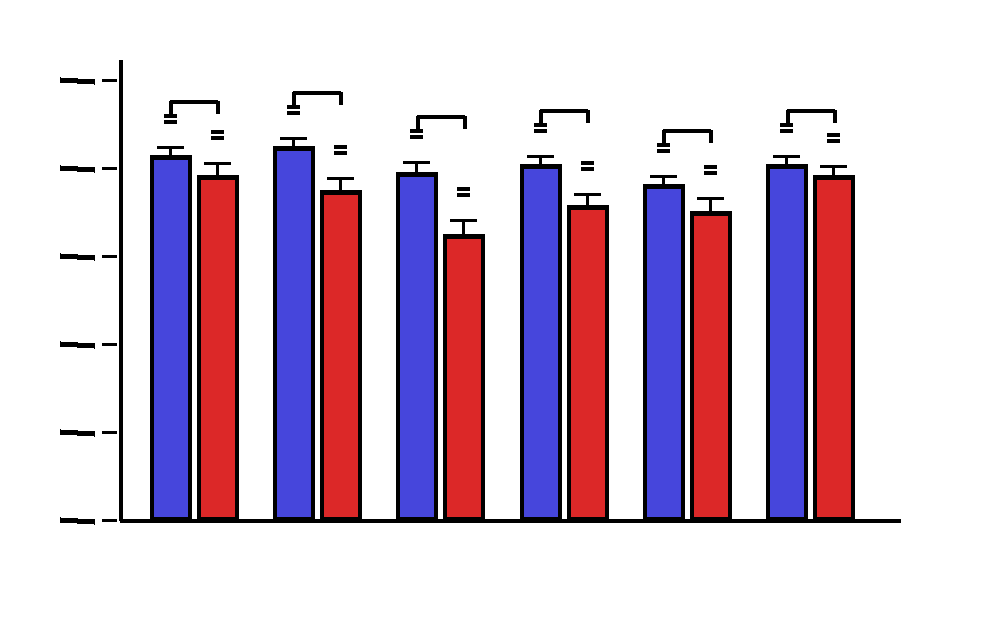
#> input picture bar_fixture.png, 1000 x 620 px
$ python test_bar_reader.py
#> lines starting #> are read from the running program, lines starting #| are printed output that depends on the picture
#> (reads bar_fixture_truth.json from the repository)
#> in read_fixture, im is the input picture: PIL image 1000x620 RGB; mean R, G, B 211.4, 192.8, 210
### bar_reader.py
"""Read grouped bar panels off a figure raster.

Companion to figure-digitization-triage: this fills the template, the kernel
validates it. Two geometric facts drive the design, both found on real figures:

1. A vector bar's data coordinate is the CENTRE of its stroke. The colour fill
   stops inside the outline, so reading the fill edge biases every mean in the
   same direction by half the stroke width. Emitted as
   Bar_Top_Definition=OUTLINE_CENTER.
2. Significance glyphs (@ * #) and comparison brackets sit directly above the
   bars, exactly where an error-bar cap is, and they are the same colour. A cap
   is only accepted when a vertical stem physically connects it to the bar top.
   Emitted as Errorbar_Stem_Confirmed.
3. A bar's value sits at the end AWAY FROM THE BASELINE. On a change-from-zero
   plot the bars hang downward, and the same panel can carry both directions, so
   direction is decided per bar against the calibrated zero row - never per
   figure, and never by assuming bars grow upward.
"""
import numpy as np


# [92 lines left out: functions runs, axis_column, x_category_columns, not called in this run]


#: The three masks this reader was born with, and the only values `Mask_Key`
#: may take. Lower case, because that is the key `colour_masks` returns - a
#: manifest saying `Mask_Key=BLUE` used to validate and then raise `KeyError`
#: inside the reader, which aborts the whole batch as an INTERNAL_ERROR.
#: `batch_manifests.BAR_COLOR_MASK_KEYS` must equal this; the suite asserts it.
BUILTIN_MASK_KEYS = ("blue", "red", "dark")


def colour_masks(rgb, declared=None, threshold=110):
    """Boolean masks from an RGB uint8 array.

    `blue`, `red` and `dark` are the three this reader was born with, tuned on
    one publication. They are kept because `dark` is what finds outlines and
    error bars, and because two worked examples name them - but they are not a
    colour model. A figure drawn in green and purple, or in two pastels, had no
    way through: `Colour_Hex` was required on the series manifest, validated,
    and then ignored, while `colour_tolerance` was offered as a BAR_COLOR
    option whose reader keyword is None.

    `declared` is {name: (hex, tolerance)} and produces one mask per series from
    what the manifest actually says, which is the version that generalises.
    """
#> called with threshold = 110
    a = np.asarray(rgb).astype(int)
    R, G, B = a[:, :, 0], a[:, :, 1], a[:, :, 2]
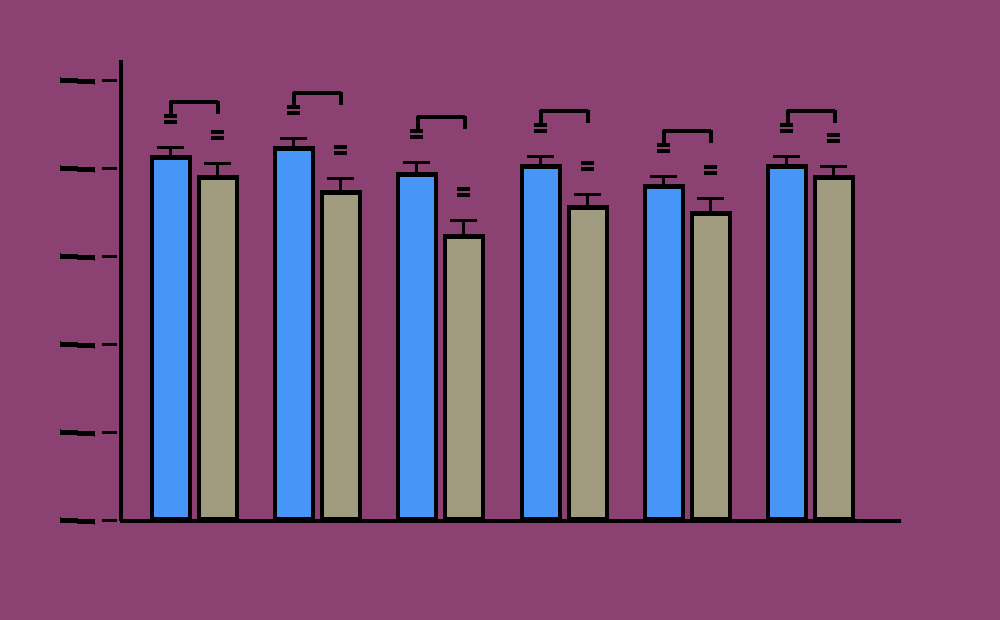
#> R: shape (620, 1000) int64; 4 distinct labels, from 0 to 255; one colour per label, 0 black
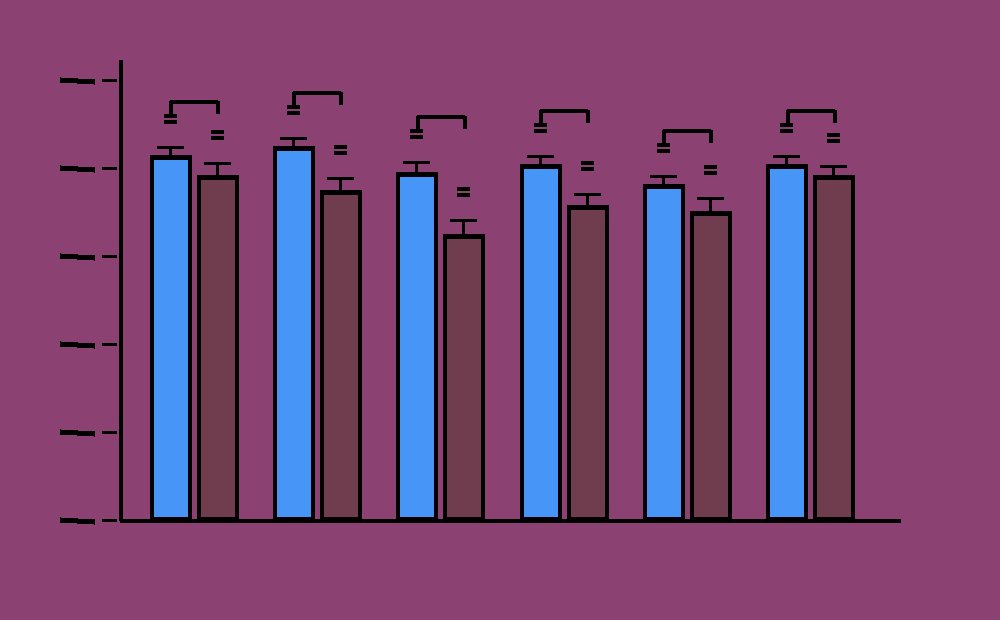
#> G: shape (620, 1000) int64; 4 distinct labels, from 0 to 255; one colour per label, 0 black
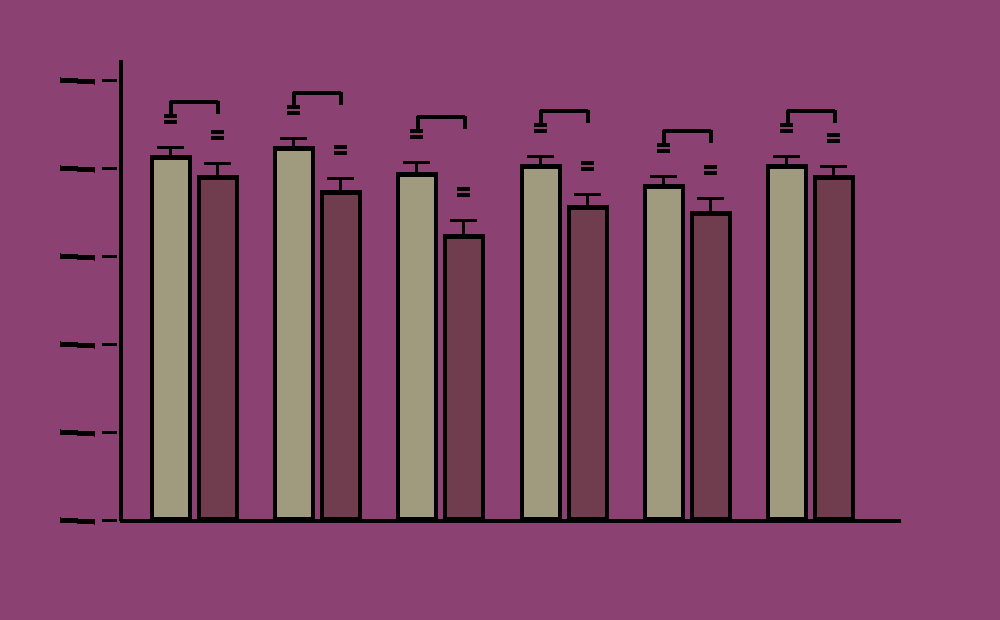
#> B: shape (620, 1000) int64; 4 distinct labels, from 0 to 255; one colour per label, 0 black
    out = {
        "blue": (B - R > 50) & (B - G > 40) & (B > 110),
        "red": (R - G > 60) & (R - B > 60) & (R > 110),
        # WHAT COUNTS AS INK. `dark` is what finds outlines, stems and caps,
        # and 110 was a number tuned on one publication. Publication 177 draws
        # its error bars in a grey whose median is 128, so at 110 the whiskers
        # of a whole figure are invisible: every cell came back NO_VARIANCE
        # while the bars themselves read cleanly. A greyscale print does not owe
        # this reader a particular ink level, so the level is declarable
        # (`threshold`, as BAR_MONO and the line readers already take it) and
        # 110 stays the default.
        "dark": a.mean(axis=2) < threshold,
    }
    for name, (colour, tolerance) in (declared or {}).items():
        out[name] = colour_mask(a, colour, tolerance)
#> after the loop, out = 3 items
    return out


# [35 lines left out: functions colour_mask, calibrate, _covers, not called in this run]


def _claimed_by_others(others, px, py, radius=1):
    """How many OTHER series masks cover this bar's own ink."""
    return sum(1 for mask in others if _covers(mask, px, py, radius))


# [449 lines left out: functions joined_to_baseline, read_bar_colour_panel, read_bar_panel, not called in this run]

### test_bar_reader.py
"""Image-level regression suite for bar_reader.

    python test_bar_reader.py        # exit 0 = all scenarios pass

Every scenario corresponds to a defect found while digitizing real figures.
Unlike test_kernel.py, which checks a filled CSV, these run the reader against
actual rasters: a synthetic chart whose true values are known exactly, and a
frozen real figure (ID 323 Figure 1, six panels, 72 bars).

Scenario count is printed at the end; do not hard-code it in prose.
"""
import json
import math
import os
import sys
import hashlib
import statistics as S

from PIL import Image, ImageDraw

HERE = os.path.dirname(os.path.abspath(__file__))
sys.path.insert(0, HERE)
from bar_reader import (colour_masks, read_bar_panel,             # noqa: E402
                        read_bar_colour_panel, runs,
                        x_category_columns, axis_column)
from mark_readers import AxisCalibration                     # noqa: E402

FAILURES = []
PX_PER_UNIT = 440.0 / 150.0          # synthetic fixture: axis span / value span


_PASSED = [0]


# [6 lines left out: function check, not called in this run]


def anchors_of(cfg):
    """Declared x pixel per session: the centre of the group, as a manifest
    would record it. Not derived from what the reader found - that is the whole
    point of the change these tests cover."""
    by_session = {}
    for b in cfg["bars"]:
        by_session.setdefault(b["session"], []).append(b["x_pixel"])
    return {s: sum(v) / len(v) for s, v in by_session.items()}


def read_fixture(img, meta, stem_required=True, image=None, x_positions=None,
                 declared=True):
    cfg = json.load(open(os.path.join(HERE, meta)))
    im = image or Image.open(os.path.join(HERE, img)).convert("RGB")
    m = colour_masks(im)
#> m = 3 items
    bars = read_bar_panel(m, tuple(cfg["panel_box"]), cfg["ticks"],
                          {"SUPINE": "blue", "ORTHOSTASIS": "red"},
                          stem_required=stem_required,
                          x_positions=(x_positions if x_positions is not None
                                       else (anchors_of(cfg) if declared else None)))
    order_of = {s: i for i, s in enumerate(sorted(
        anchors_of(cfg), key=lambda k: anchors_of(cfg)[k]))}
    for b in bars:
        if b.get("x_label") is not None:
            b["order"] = order_of[b["x_label"]]
    truth = {(b["series"], b["order"]): b for b in cfg["bars"]}
    return bars, truth


# ---------------------------------------------------------------- synthetic
print("synthetic chart with a stroked outline and significance glyphs")
#> (the run stopped early here; a loop or call above may not have finished)
